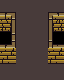

This game map was drawn from its Tiled (.tmx) file and the tilesets committed beside it. A one-line description and the full map source follow:
An orthogonal 4x5 tile map with 16x16 px tiles, 2 tile layers (Floor1, Walls (Collidable)).

<map version="1.2" tiledversion="1.2.1" orientation="orthogonal" renderorder="right-down" width="4" height="5" tilewidth="16" tileheight="16" infinite="0" nextlayerid="14" nextobjectid="1">
 <tileset firstgid="1" source="../../tilesets/actual/UltimateTileset.tsx" />
 <layer id="12" name="Floor1" width="4" height="5">
  <data encoding="csv">
143,143,143,143,
0,143,143,0,
0,143,143,0,
0,143,143,0,
143,143,143,143
</data>
 </layer>
 <layer id="13" name="Walls (Collidable)" width="4" height="5">
  <data encoding="csv">
64,0,0,63,
96,0,0,95,
80,0,0,79,
29,0,0,29,
0,0,0,0
</data>
 </layer>
</map>
